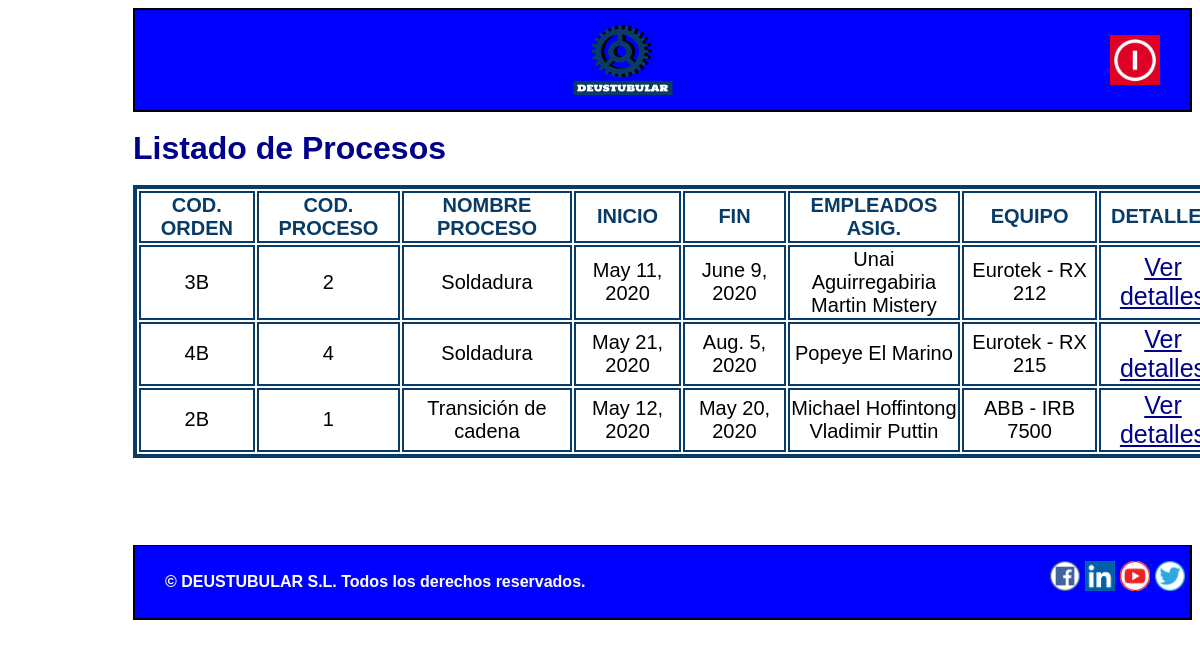
/appGestion_de_la_produccion/operario/, run on an earlier commit of the app's database.
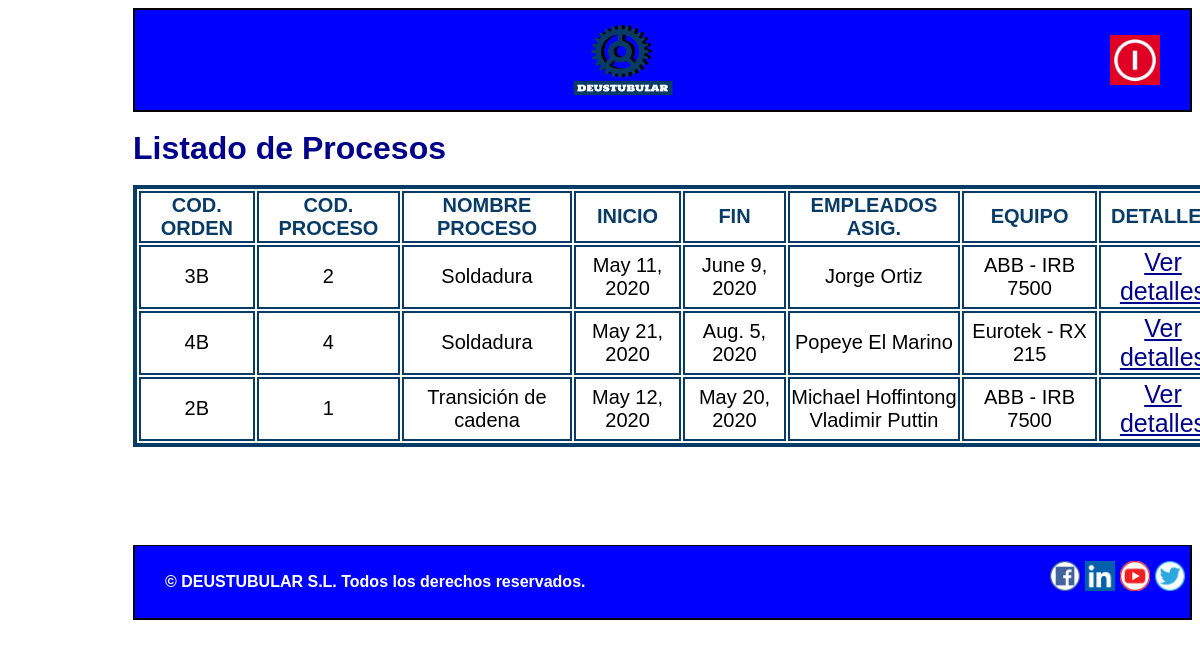
And on a later commit of the database.
### appGestion_de_la_produccion/models.py (models this page shows, shortened)
class Proceso(models.Model):
    empleados_asignados = models.ManyToManyField(Empleado)
    equipo=models.ForeignKey(Equipo, on_delete=models.SET_NULL, null=True)
    codigo_orden = models.CharField(max_length=10)
    codigo_proceso = models.IntegerField()
    nombre_proceso = models.CharField(max_length=50)
    referencia = models.CharField(max_length=10)
    inicio = models.DateField()
    fin = models.DateField()

class Empleado(models.Model):
    nombre = models.CharField(max_length=50)
    DNI = models.CharField(max_length=9)
    apellido = models.CharField(max_length=50)
    email = models.EmailField(max_length=100)
    telefono = models.IntegerField()
    responsable=models.BooleanField()

class Equipo(models.Model):
    modelo = models.CharField(max_length=25)
    marca = models.CharField(max_length=25)
    categoria = models.CharField(max_length=50)
    fecha_adquisicion = models.DateField()
    fecha_instalacion = models.DateField()

### appGestion_de_la_produccion/views.py (the view)
# urls.py: path('operario/', views.operario, name='operario'),  # Url inicial de operarios
def operario(request):
    proceso = Proceso.objects.order_by("nombre_proceso")
    context = {"lista_procesos": proceso}
    return render(request, "Operario.html", context)

### appGestion_de_la_produccion/templates/Operario.html
{% extends "PlantillaOperario.html"%}
{% block contenido %}
<h1>Listado de Procesos</h1>
<div class="tablasueltas">
<table id="cosadeproceso">
    <thead>
    <tr class="cosadeproceso">
        <td class="cosadeproceso"> <b> COD. ORDEN </b> </td>
        <td class="cosadeproceso"> <b> COD. PROCESO</b> </td>
        <td class="cosadeproceso"> <b> NOMBRE PROCESO</b> </td>
        <td class="cosadeproceso"> <b> INICIO</b> </td>
        <td class="cosadeproceso"> <b> FIN</b> </td>
        <td class="cosadeproceso"> <b> EMPLEADOS ASIG.</b> </td>
        <td class="cosadeproceso"> <b> EQUIPO</b> </td>
        <td class="cosadeproceso"> <b> DETALLES</b> </td>
    </tr>
    </thead>
    {% for Proceso in lista_procesos %}
    <tr class="cosadeproceso">
        <td class="cosadeproceso">{{ Proceso.codigo_orden }}</td>
        <td class="cosadeproceso">{{ Proceso.codigo_proceso }}</td>
        <td class="cosadeproceso">{{ Proceso.nombre_proceso }}</td>
        <td class="cosadeproceso">{{ Proceso.inicio }}</td>
        <td class="cosadeproceso">{{ Proceso.fin }}</td>
        <td class="cosadeproceso">{% for ea in Proceso.empleados_asignados.all %}
                {{ea.nombre}} {{ea.apellido}} </br>
            {% endfor %}</td>
        <td class="cosadeproceso">{{ Proceso.equipo.marca }} - {{ Proceso.equipo.modelo }}</td>
        <td class="cosadeequipo"><a href="/appGestion_de_la_produccion/operario/proceso/{{ Proceso.id }}" title="Detalles">Ver detalles</a></td>
    </tr>
    {% endfor %}
</table>
</div>
{% endblock %}

What changed in the data, as far as the page shows it:
changed Proceso "May 11, 2020": loses Empleado (nombre "Unai", apellido "Aguirregabiria"); loses Empleado (nombre "Martin", apellido "Mistery"); gains Empleado (nombre "Jorge", apellido "Ortiz"); equipo.marca "Eurotek" → "ABB"; equipo.modelo "RX 212" → "IRB 7500"
